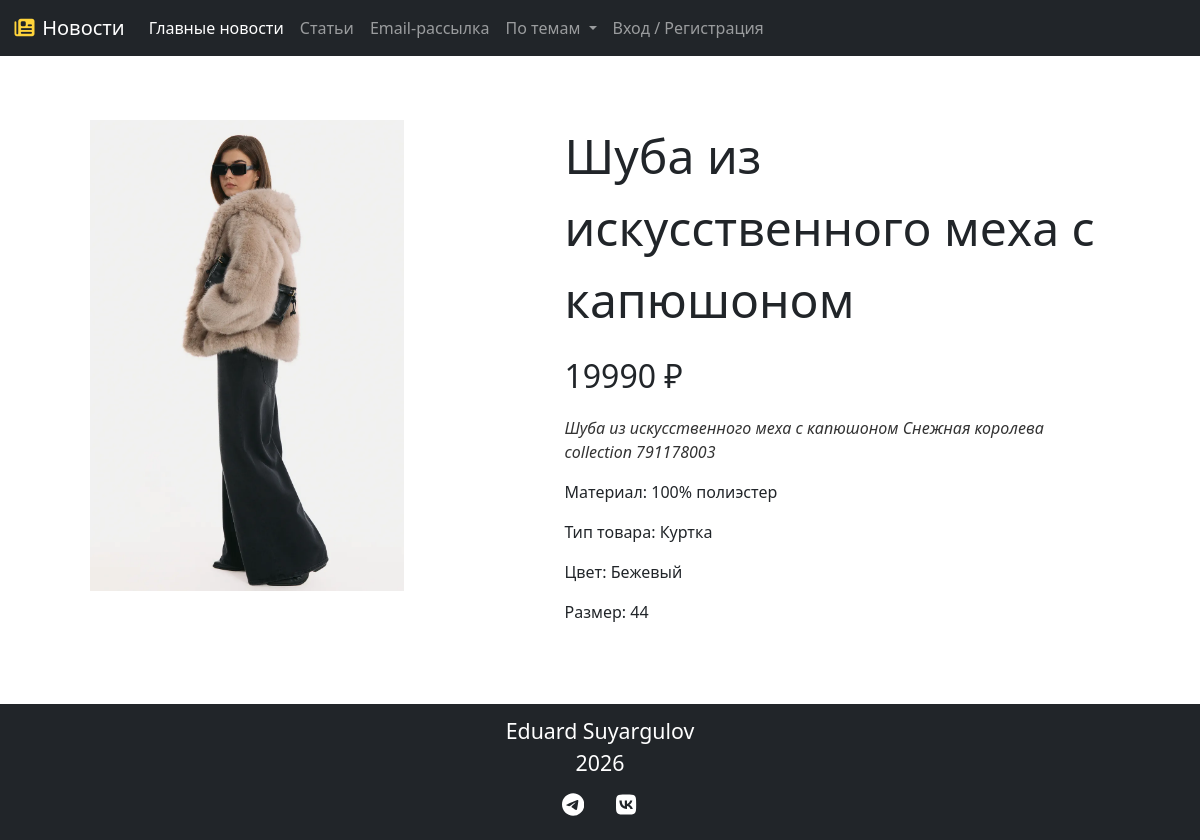
Page /item/1 on the committed database.
### news_site_app/models.py (models this page shows, shortened)
class Item(models.Model):
    item_title = models.CharField(max_length = 100) # название товара
    price = models.IntegerField() # цена
    description = models.TextField() # описание
    photo = models.ImageField() # Фото товара
    material = models.CharField(max_length = 20) # материал
    clothing_type = models.CharField(max_length = 20) # вид одежды
    clothing_color = models.CharField(max_length = 20) # цвет одежды
    clothing_size = models.CharField(max_length = 3) # размер одежды

### news_site_app/views.py (the view)
# urls.py: path('item/<int:id>', views.item_template, name='item')
def item_template(request, id):
    item = Item.objects.get(id = id)
    context = {
        'item' : item
    }
    return render(request, 'item_template.html', context)

### news_site_app/templates/item_template.html (shortened to what this page needs)
{% load static %}<!DOCTYPE html>
<html>
    <head>
        <link href="https://cdn.jsdelivr.net/npm/bootstrap@5.3.8/dist/css/bootstrap.min.css" rel="stylesheet">
        <link rel="stylesheet" href="https://cdnjs.cloudflare.com/ajax/libs/font-awesome/7.0.1/css/all.min.css"/>
        <link rel="stylesheet" href={% static 'css/item.css' %}>
        <link rel="stylesheet" href={% static 'css/footer.css' %}>
    </head>
    <body>
        <nav class="navbar navbar-expand-xl navbar-dark bg-dark">
            <div class="container-fluid">
                <a class="navbar-brand" href="#">
                    <i class="fa-solid fa-newspaper" style="color: #FFD43B;"></i>
                    Новости
                </a>
                <div class="collapse navbar-collapse" id="navbarWithDropdown">
                    <ul class="navbar-nav">
                        <li class="nav-item">
                            <a class="nav-link active" aria-current="page" href="#">Главные новости</a>
                        </li>
                        <li class="nav-item">
                            <a class="nav-link" href="#">Статьи</a>
                        </li>
                        <li class="nav-item">
                            <a class="nav-link" href="#">Email-рассылка</a>
                        </li>
                        <li class="nav-item dropdown">
                            <a class="nav-link dropdown-toggle" href="#" role="button" data-bs-toggle="dropdown">
                                По темам
                            </a>
                        </li>
                        {% if first_name %}
                        <li class="nav-item dropdown">
                            <a class="nav-link dropdown-toggle" href="#" role="button" data-bs-toggle="dropdown">
                                {{ first_name }}
                            </a>
                            <ul class="dropdown-menu">
                                <li><a class="dropdown-item" href={% url 'logout' %}>Выйти</a></li>
                            </ul>
                        </li>
                        {% else %}
                        <li class="nav-item">
                            <a class="nav-link" href={% url 'auth' %}>Вход / Регистрация</a>
                        </li>
                        {% endif %}
                    </ul>
                </div>
            </div>
        </nav>
        <main class="container" id="item">
            <div class="row justify-content-center">
                <div class="col-5">
                    <img id="item-photo" src={{ item.photo.url }}>
                </div>
                <div class="col-6" id="item">
                    <p id="item-title">{{ item.item_title }}</p>
                    <p id="item-price">{{ item.price }} ₽</p>
                    <p id="item-description">{{ item.description }}</p>
                    <p id="item-material">Материал: {{ item.material }}</p>
                    <p id="item-type">Тип товара: {{ item.clothing_type }}</p>
                    <p id="item-color">Цвет: {{ item.clothing_color }}</p>
                    <p id="item-size">Размер: {{ item.clothing_size }}</p>
                </div>
            </div>
        </main>
        <footer class="bg-dark">
            <div class="container">
                <div class="row">
                    <div class="col-lg-12">
                        <div class="footer-info">
                            Eduard Suyargulov
                            <br>
                            2026
                            <br>
                            <a href="https://t.me/suyargulov" target="_blank"><svg class="icon" id="telegram" viewBox="0 0 496 512"></svg></a>
                            <a href="#" target="_blank"><svg class="icon" id="vk" viewBox="0 0 496 512"></svg></a>
                        </div>
                    </div>
                </div>
            </div>
        </footer>
    </body>
</html>

### news_site_app/static/css/item.css (style rules this page uses)
#item-photo { width: 314px; height: 471px; margin-top: 2rem; margin-bottom: 2rem; }
#item { margin-top: 2rem; margin-bottom: 2rem; }
#item-title { font-size: 3rem; }
#item-price { font-size: 2rem; }
#item-description { color: #333333; font-style: italic; }

### news_site_app/static/css/footer.css (style rules this page uses)
footer { background-color: black; width: 100%; }
.footer-info { color: white; font-size: 16pt; text-align: center; padding-left: 5%; padding-right: 5%; padding-top: 1%; padding-bottom: 1%; width: 30%; margin: 0 auto; }
.icon { width: 10%; height: 10%; fill: white; margin: 6%; }

### rows in the picture
Item: photo (picture), item_title "Шуба из искусственного меха с капюшоном", price "19990", description "Шуба из искусственного меха с капюшоном Снежная королева collection 791178003", material "100% полиэстер", clothing_type "Куртка", clothing_color "Бежевый", clothing_size "44"
